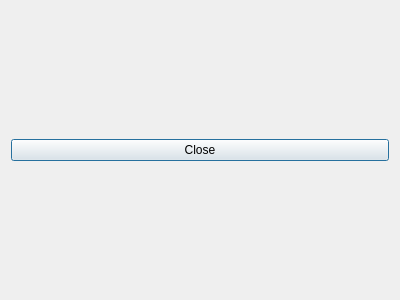
<?xml version="1.0" encoding="UTF-8"?>
<ui version="4.0">
 <class>Dialog</class>
 <widget class="QDialog" name="Dialog">
  <property name="geometry">
   <rect>
    <x>0</x>
    <y>0</y>
    <width>400</width>
    <height>300</height>
   </rect>
  </property>
  <property name="windowTitle">
   <string>Dialog</string>
  </property>
  <layout class="QGridLayout" name="gridLayout">
   <item row="0" column="0">
    <widget class="QPushButton" name="closeDialogBtn">
     <property name="text">
      <string>Close</string>
     </property>
    </widget>
   </item>
  </layout>
 </widget>
 <resources/>
 <connections/>
</ui>
